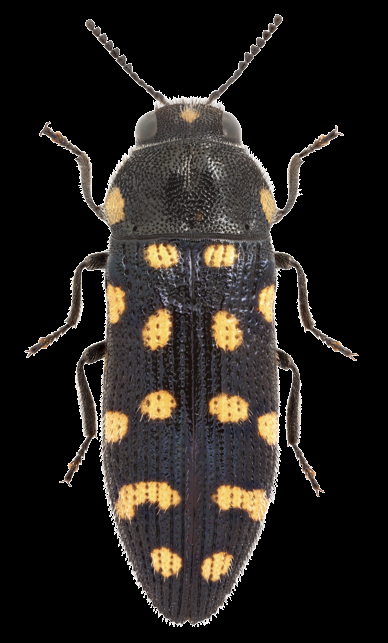
#> input picture index/01.png, 388 x 643 px; its folder holds only this picture in this run
$ python crp.py
#> lines starting #> are read from the running program, lines starting #| are printed output that depends on the picture; after the words box and inside, x2 and y2 are one past the last pixel; in counts of white or black regions, pixels touching at a corner belong together
### utils.py
import cv2
import csv
import matplotlib.pyplot as plt
import numpy as np
from sklearn.cluster import KMeans
from sklearn.decomposition import PCA
from sklearn.preprocessing import MinMaxScaler
import os

# [129 lines left out: functions normalize_filled, extract_colors, process_images, user_cluster_labels, not called in this run]


def get_image_paths(directory='index'):
    """
    get all images paths in a directory and returns them in a sorted list
    """
    image_paths = []
    for filename in os.listdir(directory):
        if filename.endswith("png"):
            image_paths.append(os.path.join(directory, filename))

    image_paths.sort()
    return image_paths

### crp.py
"""Chinese Restaurant Process Infinite Mixture Model

This implementation assumes that the likelihood function and the prior distribution
over the parameters are conjugate pairs.
"""

import random
import numpy
import scipy.stats as stats
import scipy.cluster.vq as vq
from skimage.color import deltaE_ciede2000
import cv2
from utils import get_image_paths
from sklearn.cluster import KMeans

def color_distance_ciede2000(lab_color1, lab_color2):
    return deltaE_ciede2000(lab_color1, lab_color2)

def extract_colors(image_path, num_colors=1):
    # Read the image with alpha channel
#> called with image_path = 'index/01.png', num_colors = 1
    image = cv2.imread(image_path, cv2.IMREAD_UNCHANGED)
#> image is the input picture: shape (643, 388, 4); mean B, G, R, A 29.6, 33.1, 37.2, 87.4

    # Convert BGR to HSV (or BGRA to HSVA)
    if image.shape[2] == 3:
        image = cv2.cvtColor(image, cv2.COLOR_BGR2HSV)
    elif image.shape[2] == 4:
        # Convert BGRA to RGBA
        image = cv2.cvtColor(image, cv2.COLOR_BGRA2RGBA)
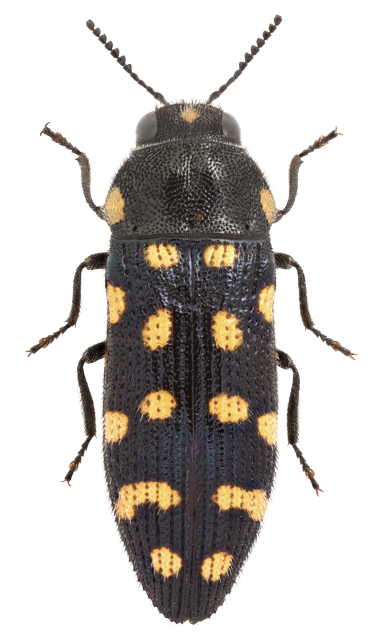
#> image: shape (643, 388, 4); mean R, G, B, A 37.2, 33.1, 29.6, 87.4; transparent parts drawn white

        # Create a mask to identify non-transparent pixels
        mask = image[:, :, 3] != 0
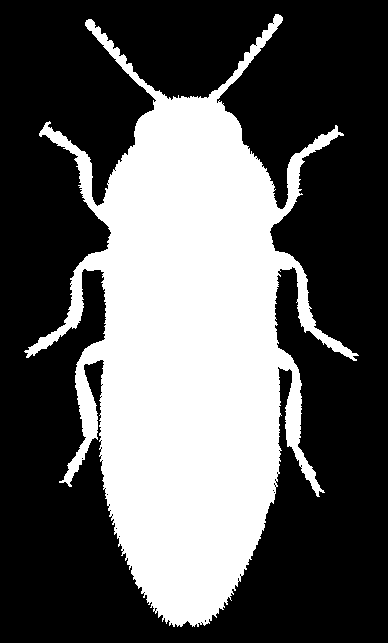
#> mask: shape (643, 388) bool; 36.2% white; 1 white region, box (x1, y1, x2, y2) and area: (24, 14, 359, 627) 90249

        # Apply the mask to get pixels that are not transparent
        pixels = image[mask][:, :3]

        #convert RGB to Lab
        pixels = cv2.cvtColor(pixels.reshape(-1, 1, 3), cv2.COLOR_RGB2Lab).reshape(-1, 3)
    else:
        raise ValueError("Unexpected number of channels in image")

    pixels = numpy.float32(pixels)
    kmeans = KMeans(n_clusters=num_colors, n_init=1, max_iter=10)
    kmeans.fit(pixels)
    return kmeans.cluster_centers_

class CRPClusterModel(object):
	"""Chinese Restaurant Process Infinite Mixture Model

	Non-parametric Bayesian clustering with Chinese Restaurant Process prior

	The parameters for Gibbs sampling can be specified:
		num_iter : number of iterations to run. One iteration cycles through every data point once.
		eb_start : The trial where Empirical Bayes alpha adjustment begins
		eb_interval : The interval (number of trials) at which we adjust alpha
	"""

	def __init__(self, alpha, likelihood_fn):
		"""Initialize with the concentration hyperparameter alpha and likelihood function

		The likelihood function must be have this form
		def likelihood_fn(data, i, clustering, cluster_assn):
			Returns a vector x of length len(clustering) + 1
			x[j] = P(data[i] | the cluster assignment so far AND data[i] assign to cluster j)

		where

		clustering - a list of clusters. Each cluster is a list of indices in the data
		cluster assignment - a list of cluster number (assignment)
			Examples
			Cluster 0 contains data from [1, 2, 5]
			Cluster 1 contains data from [0, 3, 4]

			Then clustering == [ [1,2,5], [0,3,4] ]
			AND cluster_assn = [1, 0, 0, 1, 1, 0]
			Note that the two formats are redundant.
		"""
		self.alpha = alpha
		self.likelihood_fn = likelihood_fn

		#gibbs sampling parameters
		self.num_iter = 100
		self.eb_start = 20
		self.eb_interval = 5

	def cluster(self, data):
		"""Cluster the data based on CRP prior infinite mixture model

		Args
		data must be a list of data points. Each data point can be any form.
		but self.likelihood_fn should be implemented accordingly.

		Returns
			clustering - a list of clusters. Each cluster is a list of indices in the data
			cluster assignment - a list of cluster number (assignment)
		"""
		return self._gibbs_sampling_crp(data)

	def _initialize_assn(self, data):
		"""Initial cluster assignment before Gibbs sampling Process
		"""
		clustering = []
		cluster_assn = []

		for i in range(len(data)):
			crp_prior = [(len(x) + 0.0) / (i + self.alpha) for j, x in enumerate(clustering)]
			crp_prior.append(self.alpha / (i + self.alpha))
			crp_prior = numpy.array(crp_prior)
			likelihood = self.likelihood_fn(data, i, clustering, cluster_assn)
			probs = crp_prior * likelihood

			cluster = sample_with_weights(probs)
			if cluster == len(clustering):
				s = set([i])
				clustering.append(s)
			else:
				clustering[cluster].add(i)
			cluster_assn.append(clustering[cluster])
		return clustering, cluster_assn

	def _gibbs_sampling_crp(self, data):
		"""Run Gibbs sampling to get the cluster assignment """

		num_data = len(data)
		clustering, cluster_assn = self._initialize_assn(data)
		for t in range(self.num_iter):
			num_new_clusters = 0.0
			for i in range(num_data):
				cluster_assn[i].remove(i)
				if len(cluster_assn[i]) == 0:
					clustering.remove(cluster_assn[i])
				crp_prior = [(len(x) + 0.0) / (num_data - 1 + self.alpha) for j, x in enumerate(clustering)]
				crp_prior.append(self.alpha / (num_data - 1 + self.alpha))
				crp_prior = numpy.array(crp_prior)
				likelihood = self.likelihood_fn(data, i, clustering, cluster_assn)
				probs = crp_prior * likelihood

				cluster = sample_with_weights(probs)
				if cluster == len(clustering):
					s = set([i])
					clustering.append(s)
					num_new_clusters += 1
				else:
					clustering[cluster].add(i)
				cluster_assn[i] = clustering[cluster]
			# Empirical Bayes for adjusting hyperparameters
			if t % self.eb_interval == 0 and t > self.eb_start:
				self.alpha = num_new_clusters

		return clustering, cluster_assn

def sample_with_weights(weights, sum_weights=None):
	"""Sample from a multinomial distribution

	Args:
		weights - a numpy array of positive numbers of associated weights for each index
		sum_weights - the sum of the above list. if we have call this function many times
			on the same weight, providing the sum will save a lot of computation time

	Returns:
		the index that gets chosen.
		-1 if a weight is invalid
	"""
	if sum_weights is None:
		sum_weights = numpy.sum(weights)
	p = random.uniform(0, sum_weights)
	sum_roulette = 0
	for i, weight in enumerate(weights):
		if weight < 0:
			return -1
		sum_roulette = sum_roulette + weight
		if (p < sum_roulette):
			return i
	return -1

def example_likelihood_fn(data, i, clustering, cluster_assn):
	"""Example of likelihood function """
	means = [numpy.mean(data[list(cluster)]) for cluster in clustering]
	means.append(0)
	stds = [1 for cluster in clustering]
	stds.append(10)
	return stats.norm.pdf(data[i], means, stds)


def color_likelihood_fn(data, i, clustering, cluster_assn):
    """
    Modified likelihood function based on color distance with a threshold.

    Args:
        data: List of color data points (in Lab color space).
        i: Index of the current data point.
        clustering: Current clustering (list of clusters, each cluster is a list of indices).
        cluster_assn: List of cluster assignments.

    Returns:
        A numpy array of likelihoods for each cluster.
    """
    threshold = 30  # Define a threshold for color distance
    likelihoods = []
    for cluster in clustering:
        if len(cluster) == 0:
            # Handle empty cluster case
            likelihoods.append(1)
            continue

        # Calculate the average color distance to the colors in the cluster
        cluster_colors = [data[j] for j in cluster]
        avg_distance = numpy.mean([color_distance_ciede2000(data[i], color) for color in cluster_colors])

        likelihood = numpy.exp( -(avg_distance) / 20)
        likelihoods.append(likelihood)

    # Handle new cluster case
    likelihoods.append(1)  # You might want to adjust this based on your assumptions

    return numpy.array(likelihoods)

if __name__ == '__main__':
    image_paths = get_image_paths()
    data = []
    for image in image_paths:
        color = extract_colors(image, num_colors=1).flatten().tolist()
        data.append(tuple(color))
    #random.shuffle(data)
    crp_model = CRPClusterModel(0.5, color_likelihood_fn)
    clustering, cluster_assn = crp_model.cluster(data)

        #remove duplicates
    cluster_tuples = [tuple(sorted(cluster)) for cluster in cluster_assn]

    # Remove duplicates by converting the list to a set and back to a list
    unique_cluster_tuples = list(set(cluster_tuples))

    # If you need to convert back to a list of sets
    unique_clusters = [set(cluster) for cluster in unique_cluster_tuples]

    print(f'clustering assignment: {unique_clusters}')

$ run again, on index/05.png
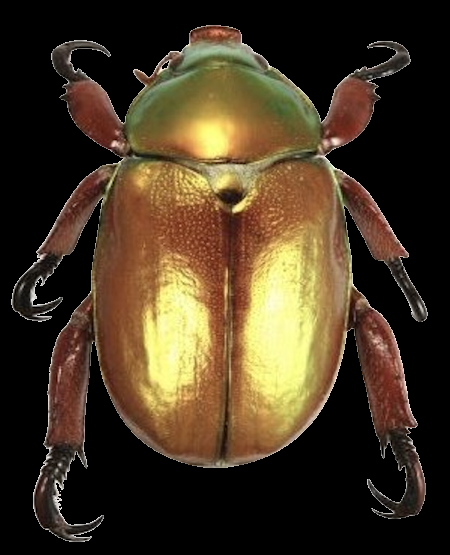
#> input picture index/05.png, 450 x 555 px
#> in extract_colors, image is the input picture: shape (555, 450, 4); mean B, G, R, A 34.8, 54.8, 69.7, 118.9
#> in extract_colors, `image = cv2.cvtColor(image, cv2.COLOR_BGRA2RGBA)`:
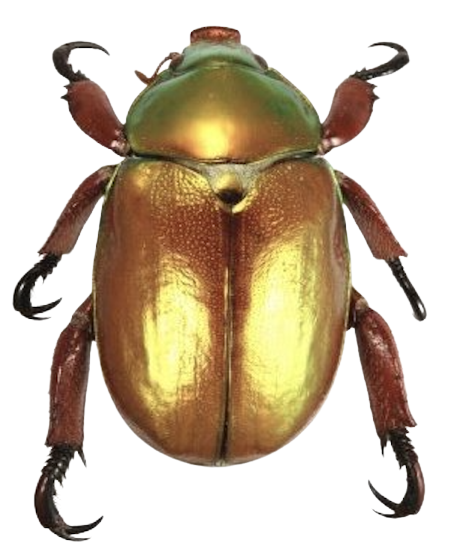
#> image: shape (555, 450, 4); mean R, G, B, A 69.7, 54.8, 34.8, 118.9; transparent parts drawn white
#> in extract_colors, `mask = image[:, :, 3] != 0`:
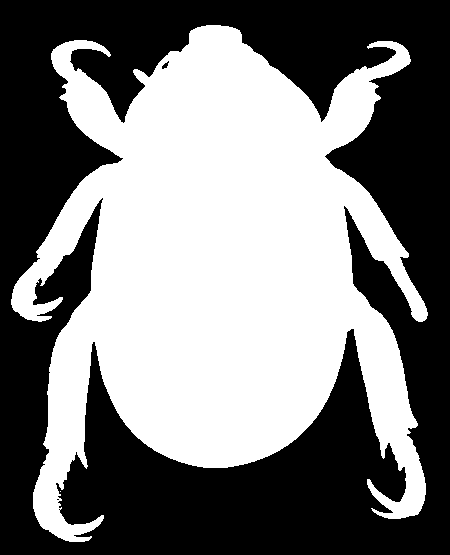
#> mask: shape (555, 450) bool; 48.6% white; 2 white regions (1 under 20 px), largest, box (x1, y1, x2, y2) and area: (11, 25, 428, 542) 121392

$ run again, on index/06.png
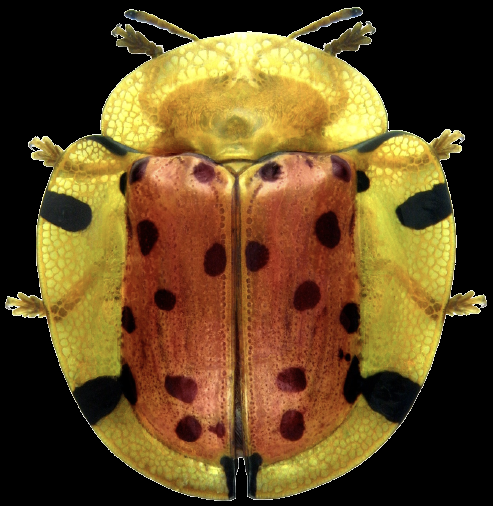
#> input picture index/06.png, 493 x 506 px
#> in extract_colors, image is the input picture: shape (506, 493, 4); mean B, G, R, A 34.2, 74.7, 100, 160.8
#> in extract_colors, `image = cv2.cvtColor(image, cv2.COLOR_BGRA2RGBA)`:
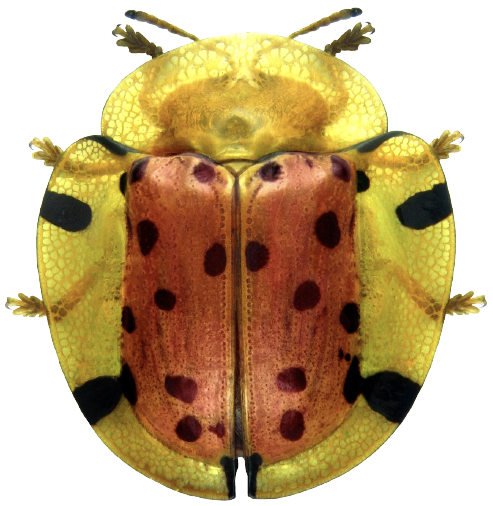
#> image: shape (506, 493, 4); mean R, G, B, A 100, 74.7, 34.2, 160.8; transparent parts drawn white
#> in extract_colors, `mask = image[:, :, 3] != 0`:
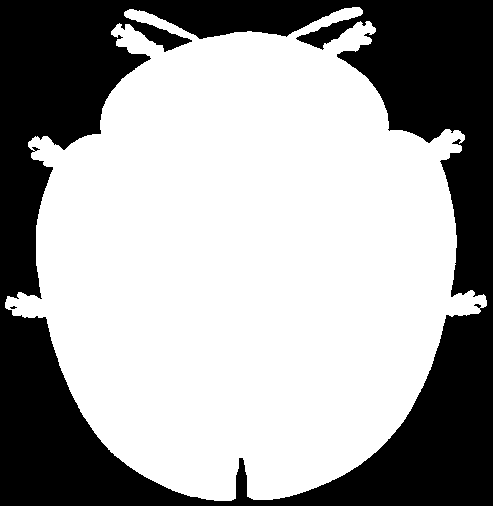
#> mask: shape (506, 493) bool; 63.7% white; 2 black regions (1 under 20 px), largest, box (x1, y1, x2, y2) and area: (0, 0, 493, 506) 90626

$ run again, on index/07.png
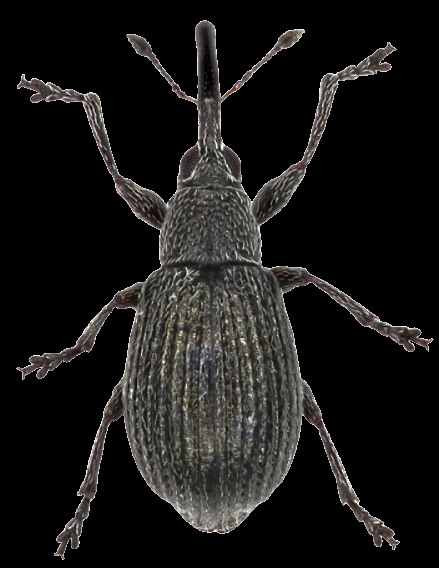
#> input picture index/07.png, 439 x 568 px
#> in extract_colors, image is the input picture: shape (568, 439, 4); mean B, G, R, A 22.7, 24, 24.8, 67.5
#> in extract_colors, `image = cv2.cvtColor(image, cv2.COLOR_BGRA2RGBA)`:
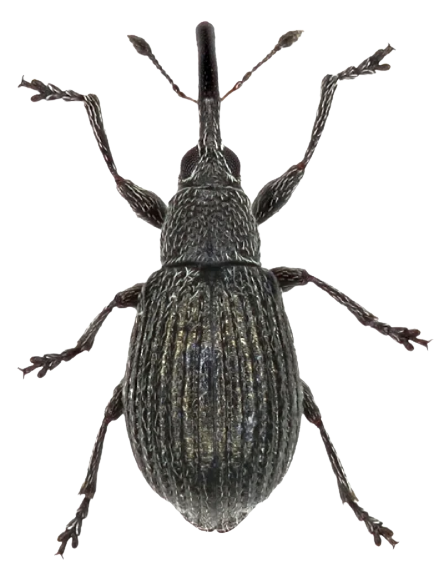
#> image: shape (568, 439, 4); mean R, G, B, A 24.8, 24, 22.7, 67.5; transparent parts drawn white
#> in extract_colors, `mask = image[:, :, 3] != 0`:
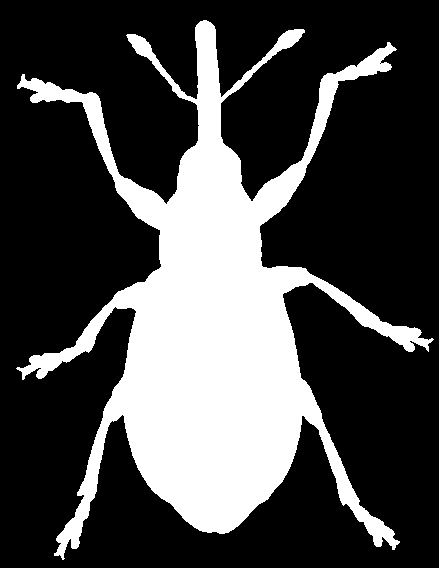
#> mask: shape (568, 439) bool; 28.1% white; 1 white region, box (x1, y1, x2, y2) and area: (16, 20, 434, 560) 70116

$ run again, on index/02.png
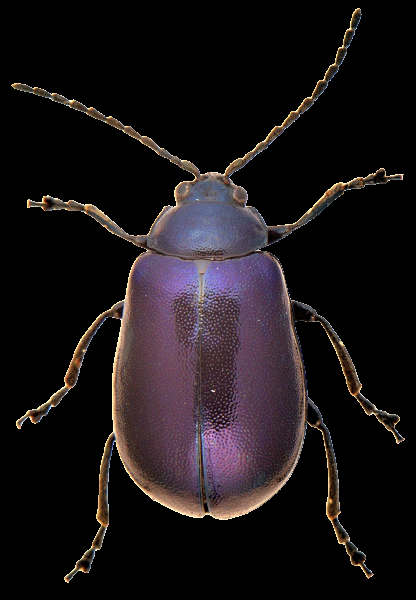
#> input picture index/02.png, 416 x 600 px
#> in extract_colors, image is the input picture: shape (600, 416, 4); mean B, G, R, A 22.9, 20.9, 26.3, 63.8
#> in extract_colors, `image = cv2.cvtColor(image, cv2.COLOR_BGRA2RGBA)`:
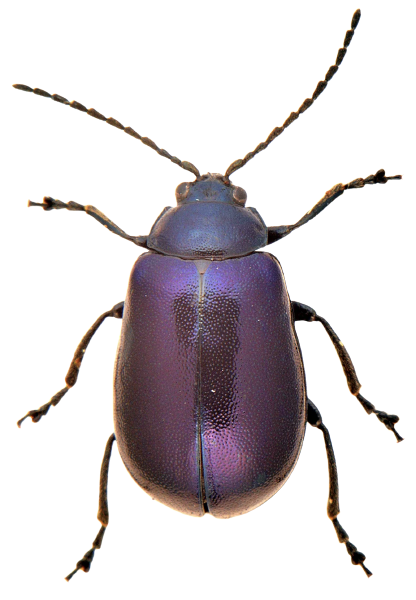
#> image: shape (600, 416, 4); mean R, G, B, A 26.3, 20.9, 22.9, 63.8; transparent parts drawn white
#> in extract_colors, `mask = image[:, :, 3] != 0`:
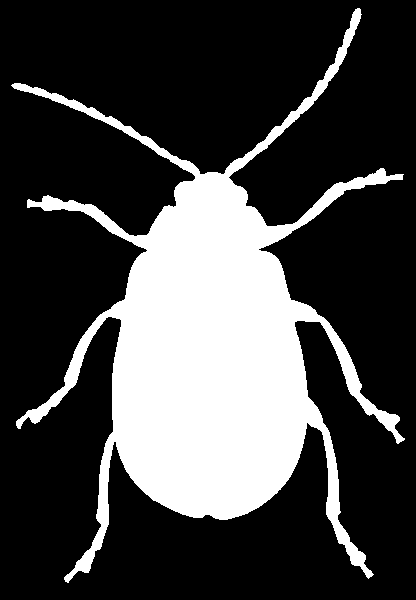
#> mask: shape (600, 416) bool; 26.1% white; 1 white region, box (x1, y1, x2, y2) and area: (11, 8, 405, 583) 65220
